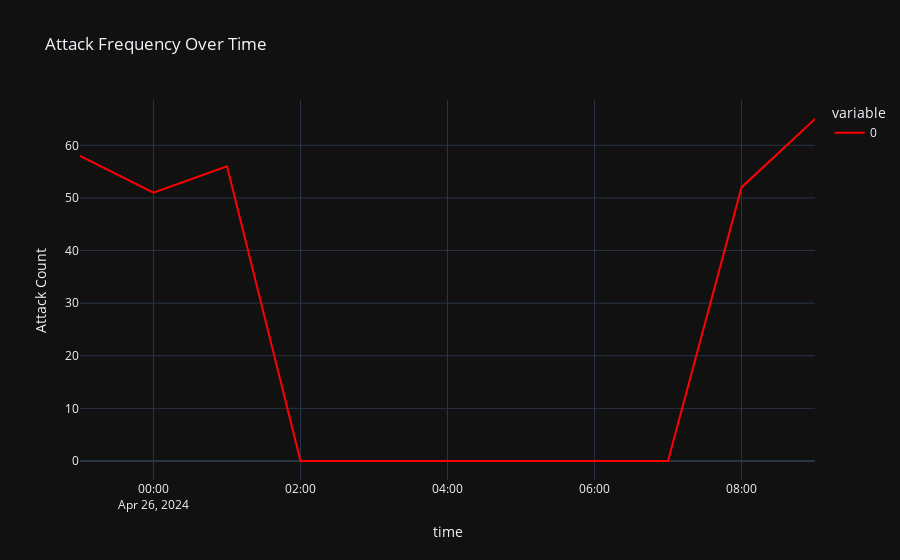

The notebook cell saved with this chart:
### Code cell
df.set_index('time')
hourly = df.resample('H', on='time').size()
fig = px.line(hourly, title='Attack Frequency Over Time', labels={'value': 'Attack Count'},color_discrete_sequence=['red'])
fig.update_layout(template='plotly_dark')
fig.show()

### Figure 1 — Plotly figure (JSON) as saved in the notebook; plotly's stock layout.template omitted (floating-point values rounded to 4 significant figures)
{"data": [{"hovertemplate": "variable=0<br>time=%{x}<br>Attack Count=%{y}<extra></extra>", "legendgroup": "0", "line": {"color": "red", "dash": "solid"}, "marker": {"symbol": "circle"}, "mode": "lines", "name": "0", "orientation": "v", "showlegend": true, "type": "scatter", "x": ["2024-04-25T23:00:00.000000000", "2024-04-26T00:00:00.000000000", "2024-04-26T01:00:00.000000000", "2024-04-26T02:00:00.000000000", "2024-04-26T03:00:00.000000000", "2024-04-26T04:00:00.000000000", "2024-04-26T05:00:00.000000000", "2024-04-26T06:00:00.000000000", "2024-04-26T07:00:00.000000000", "2024-04-26T08:00:00.000000000", "2024-04-26T09:00:00.000000000"], "xaxis": "x", "y": [58, 51, 56, 0, 0, 0, 0, 0, 0, 52, 65], "yaxis": "y"}], "layout": {"autosize": true, "legend": {"title": {"text": "variable"}, "tracegroupgap": 0}, "title": {"text": "Attack Frequency Over Time"}, "xaxis": {"anchor": "y", "autorange": true, "domain": [0, 1], "range": ["2024-04-25 23:00", "2024-04-26 09:00"], "title": {"text": "time"}, "type": "date"}, "yaxis": {"anchor": "x", "autorange": true, "domain": [0, 1], "range": [-0.5556, 10.56], "title": {"text": "Attack Count"}}}}
